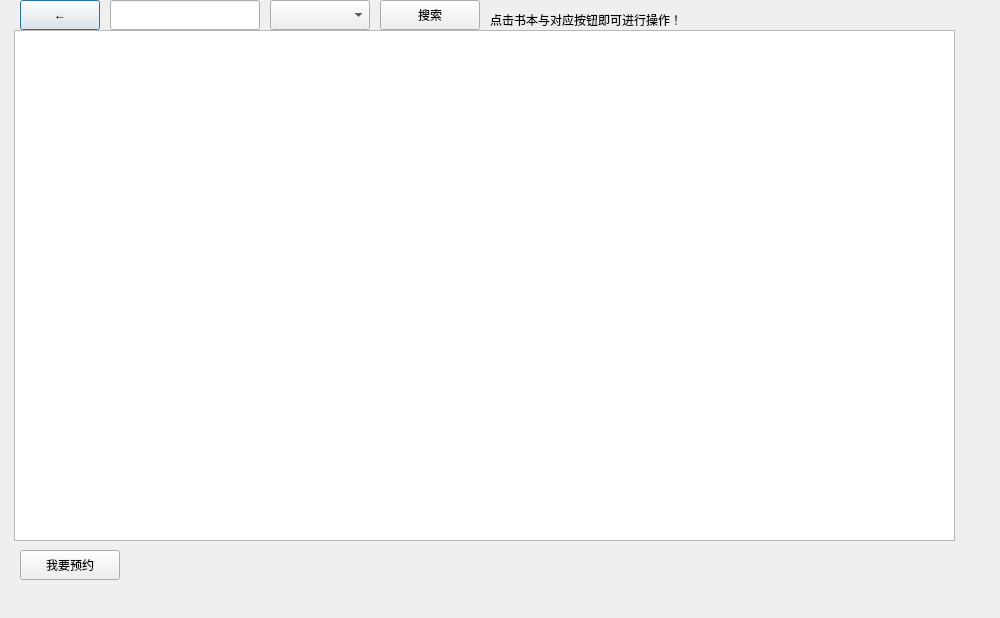
<?xml version="1.0" encoding="UTF-8"?>
<ui version="4.0">
 <class>reserveoperation</class>
 <widget class="QDialog" name="reserveoperation">
  <property name="geometry">
   <rect>
    <x>0</x>
    <y>0</y>
    <width>1000</width>
    <height>618</height>
   </rect>
  </property>
  <property name="windowTitle">
   <string>Dialog</string>
  </property>
  <widget class="QTableView" name="tableView">
   <property name="enabled">
    <bool>true</bool>
   </property>
   <property name="geometry">
    <rect>
     <x>14</x>
     <y>30</y>
     <width>941</width>
     <height>511</height>
    </rect>
   </property>
   <property name="frameShadow">
    <enum>QFrame::Raised</enum>
   </property>
  </widget>
  <widget class="QPushButton" name="back">
   <property name="geometry">
    <rect>
     <x>20</x>
     <y>0</y>
     <width>80</width>
     <height>30</height>
    </rect>
   </property>
   <property name="text">
    <string>←</string>
   </property>
  </widget>
  <widget class="QComboBox" name="depcbBox">
   <property name="geometry">
    <rect>
     <x>270</x>
     <y>0</y>
     <width>100</width>
     <height>30</height>
    </rect>
   </property>
  </widget>
  <widget class="QLineEdit" name="findbook">
   <property name="geometry">
    <rect>
     <x>110</x>
     <y>0</y>
     <width>150</width>
     <height>30</height>
    </rect>
   </property>
  </widget>
  <widget class="QPushButton" name="borrowBtn">
   <property name="geometry">
    <rect>
     <x>20</x>
     <y>550</y>
     <width>100</width>
     <height>30</height>
    </rect>
   </property>
   <property name="text">
    <string>我要预约</string>
   </property>
  </widget>
  <widget class="QPushButton" name="search">
   <property name="geometry">
    <rect>
     <x>380</x>
     <y>0</y>
     <width>100</width>
     <height>30</height>
    </rect>
   </property>
   <property name="text">
    <string>搜索</string>
   </property>
  </widget>
  <widget class="QLabel" name="label">
   <property name="geometry">
    <rect>
     <x>490</x>
     <y>10</y>
     <width>411</width>
     <height>20</height>
    </rect>
   </property>
   <property name="text">
    <string>点击书本与对应按钮即可进行操作！</string>
   </property>
  </widget>
 </widget>
 <resources/>
 <connections/>
</ui>
